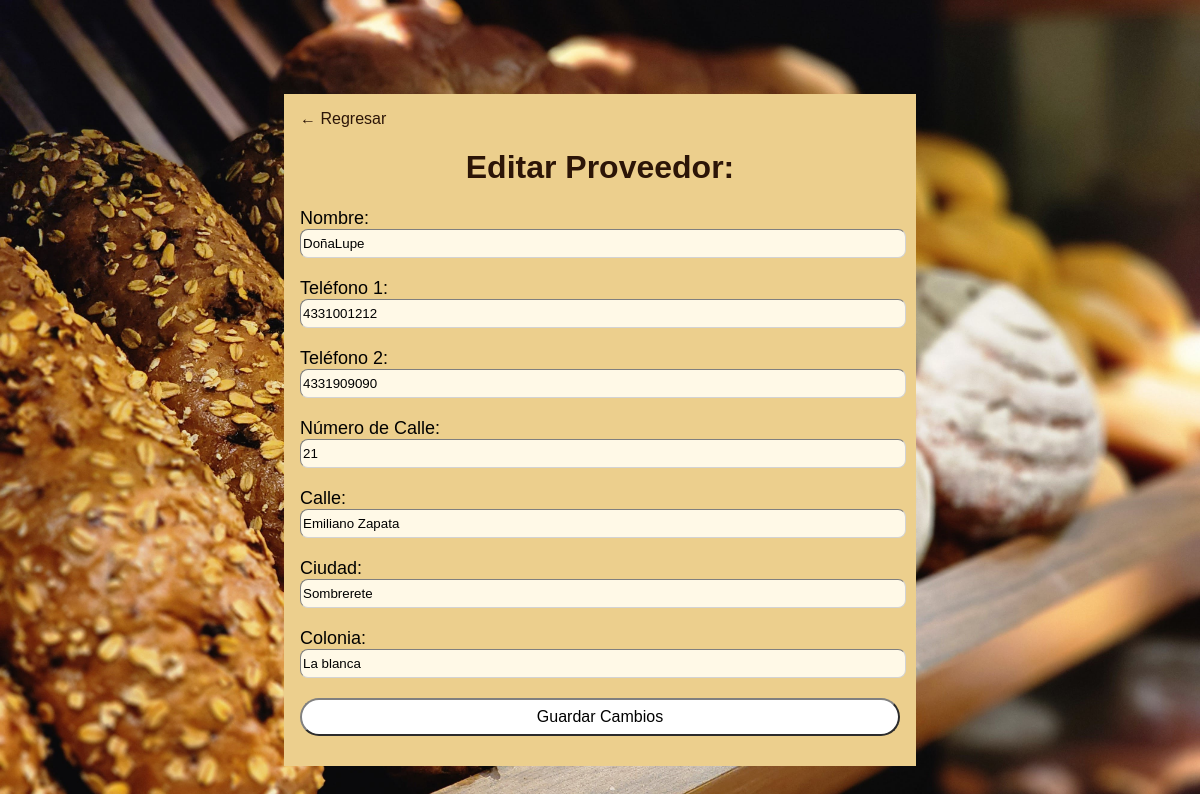
/editarproveedor.php?rut_proveedor=10000, run on the app's committed database.
### tables this page shows
CREATE TABLE `proveedor` (
  `rut_proveedor` int(5) NOT NULL,
  `nombre_p` text NOT NULL,
  `telefono1_p` varchar(20) NOT NULL,
  `telefono2_p` varchar(20) NOT NULL,
  `calle_p` varchar(20) NOT NULL,
  `numero_calle_p` varchar(5) NOT NULL,
  `ciudad_p` text NOT NULL,
  `colonia_p` text NOT NULL,
  `web_p` varchar(50) NOT NULL
);

### editarproveedor.php (the view, shortened to what this page needs)
<?php
$servername = "localhost";
$username = "root";
$password = "";
$database = "negocio";
$conn = new mysqli($servername, $username, $password, $database);
$proveedor = array();
if ($_SERVER["REQUEST_METHOD"] == "GET" && isset($_GET["rut_proveedor"])) {
    $rut_proveedor = $_GET["rut_proveedor"];
    $sql = "SELECT * FROM proveedor WHERE rut_proveedor='$rut_proveedor'";
    $result = $conn->query($sql);
    if ($result->num_rows == 1) {
        $proveedor = $result->fetch_assoc();
    } else {
        echo "Proveedor no encontrado.";
        exit();
    }
}
?>
<!DOCTYPE html>
<html lang="es">
<head>
    </head>
<body>
    <div class="container">
        <a href="proveedor.php">← Regresar</a>
        <h1>Editar Proveedor:</h1>
        <form action="" method="POST">
            <label for="nombre_p">Nombre:</label>
            <input type="text" name="nombre_p" value="<?php echo $proveedor['nombre_p']; ?>">
            <label for="telefono1_p">Teléfono 1:</label>
            <input type="text" name="telefono1_p" value="<?php echo $proveedor['telefono1_p']; ?>">
            <label for="telefono2_p">Teléfono 2:</label>
            <input type="text" name="telefono2_p" value="<?php echo $proveedor['telefono2_p']; ?>">
            <label for="numero_calle_p">Número de Calle:</label>
            <input type="text" name="numero_calle_p" value="<?php echo $proveedor['numero_calle_p']; ?>">
            <label for="calle_p">Calle:</label>
            <input type="text" name="calle_p" value="<?php echo $proveedor['calle_p']; ?>">
            <label for="ciudad_p">Ciudad:</label>
            <input type="text" name="ciudad_p" value="<?php echo $proveedor['ciudad_p']; ?>">
            <label for="colonia_p">Colonia:</label>
            <input type="text" name="colonia_p" value="<?php echo $proveedor['colonia_p']; ?>">
            <button type="submit">Guardar Cambios</button>
        </form>
    </div>
</body>
</html>

### editarproveedor.php (style rules this page uses)
body { background-image: url('img/panaderiafondo1.jpg'); background-size: cover; display: flex; justify-content: center; align-items: center; height: 100vh; margin: 0; font-family: 'Lucida Sans', 'Lucida Sans Regular', 'Lucida Grande', 'Lucida Sans Unicode', Geneva, Verdana, sans-serif; }
.container { width: 50%; height: 80%; padding: 16px; margin-top: 5%; background-color: #eccf8d; }
.container h1 { text-align: center; color: #2c1507; }
button { background-color: white; color: black; padding: 8px 10px; width: 100%; border-radius: 20px; border-color: gray; text-align: center; font-size: medium; }
label { font-size: large; }
input { border-radius: 8px; width: 100%; height: 25px; border-color: lightgray; border-width: 0.02cap; background-color: #fff9e7; margin-bottom: 20px; }
a { text-decoration: none; color:#2c1507; }

### data on the page
proveedor: nombre_p "DoñaLupe", telefono1_p "4331001212", telefono2_p "4331909090", numero_calle_p "21", calle_p "Emiliano Zapata", ciudad_p "Sombrerete", colonia_p "La blanca"
